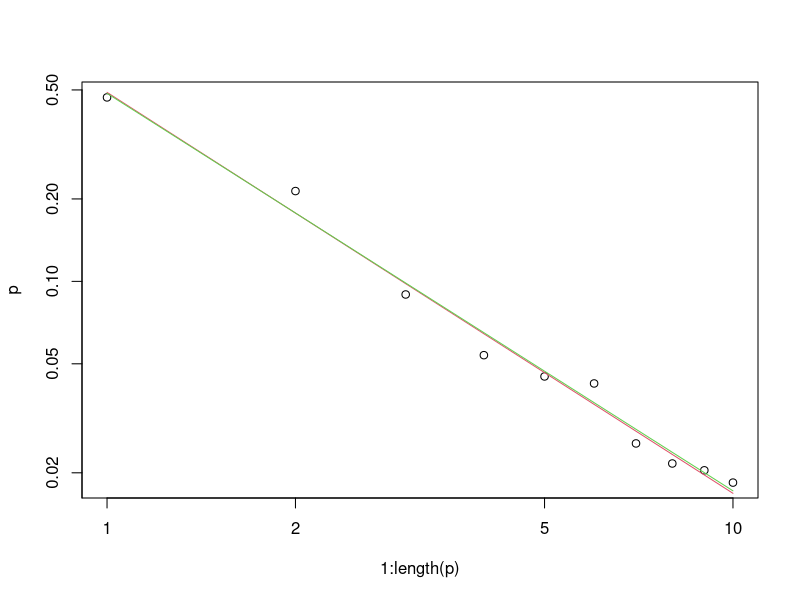

Source code (R):
# drawn from: https://stats.stackexchange.com/questions/6780/how-to-calculate-zipfs-law-coefficient-from-a-set-of-top-frequencies
require(stats4)
#store frequencies
fr <- c(26486, 12053, 5052, 3033, 2536, 2391, 1444, 1220, 1152, 1039)

#turn frequencies into probabilities        
p <- fr/sum(fr)

#calculate the
lzipf <- function(s,N) -s*log(1:N)-log(sum(1/(1:N)^s))

opt.f <- function(s) sum((log(p)-lzipf(s, length(p)))^2)

opt <- optimize(opt.f,c(0.5, 10))
ll <- function(s) sum(fr*(s*log(1:length(p))+log(sum(1/(1:length(p))^s))))

fit <- mle(ll, start=list(s=1))
summary(fit)

s.sq <-opt$minimum
s.ll <- coef(fit)
plot(1:length(p),p,log="xy")
lines(1:length(p),exp(lzipf(s.sq,length(p))),col=2)
lines(1:length(p),exp(lzipf(s.ll,length(p))),col=3)

